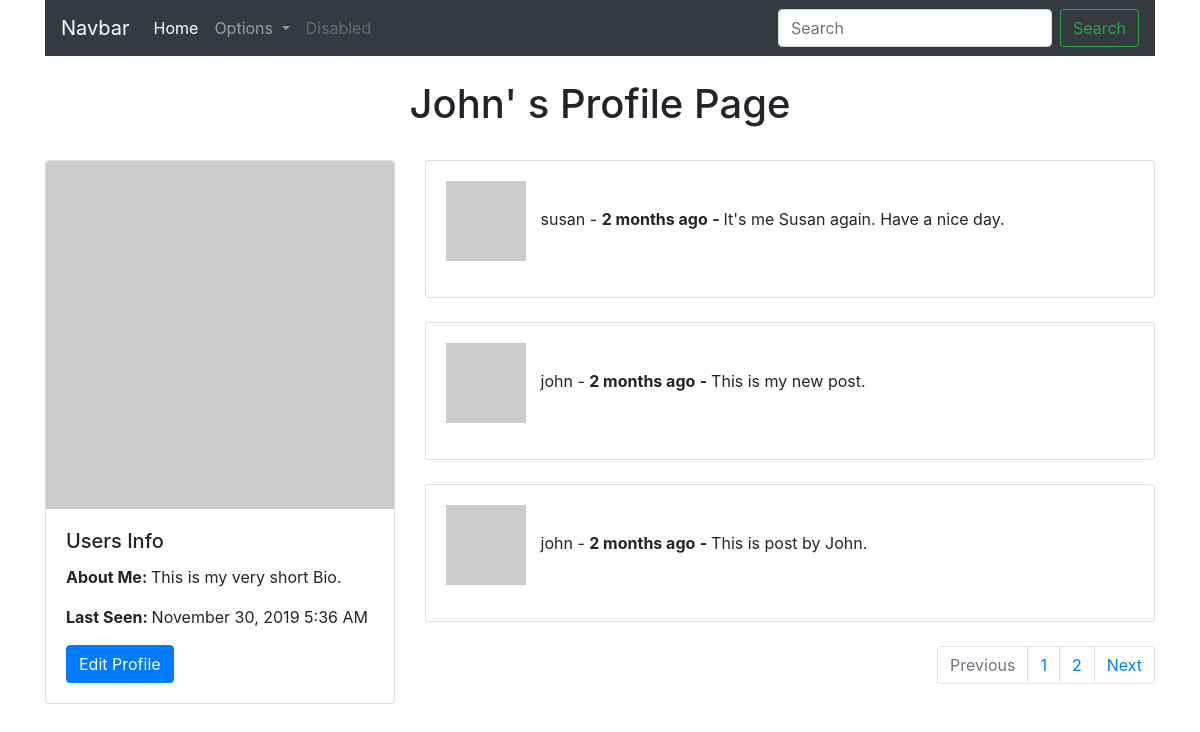
/user/john (signed in), run on the app's committed database.
### app/models/user_model.py (models this page shows, shortened)
class User(UserMixin, db.Model):
    id = db.Column(db.Integer, primary_key=True)
    username = db.Column(db.String(64), index=True, unique=True)
    email = db.Column(db.String(120), index=True, unique=True)
    password_hash = db.Column(db.String(128))
    about_me = db.Column(db.String(140))
    last_seen = db.Column(db.DateTime, default=datetime.utcnow)
    posts = db.relationship('Post', backref='author', lazy='dynamic')
    followed = db.relationship(
        'User', secondary=followers,
        primaryjoin=(followers.c.follower_id == id),
        secondaryjoin=(followers.c.followed_id == id),
        backref=db.backref('followers', lazy='dynamic'), lazy='dynamic')
    def avatar(self, size):
        digest = md5(self.email.lower().encode('utf-8')).hexdigest()
        return 'https://www.gravatar.com/avatar/{}?d=identicon&s={}'.format(digest, size)
    def followed_posts(self):
        followed = Post.query.join(
            followers, (followers.c.followed_id == Post.user_id)).filter(
            followers.c.follower_id == self.id)
        own = Post.query.filter_by(user_id=self.id)
        posts = followed.union(own).order_by(Post.timestamp.desc())
        return posts

### app/models/post_model.py (models this page shows, shortened)
class Post(db.Model):
    id = db.Column(db.Integer, primary_key=True)
    body = db.Column(db.String(140))
    timestamp = db.Column(db.DateTime, index=True, default=datetime.utcnow())
    user_id = db.Column(db.Integer, db.ForeignKey('user.id'))

### app/main/routes.py (the view)
@bp.route('/user/<username>')
@login_required
def user(username):
    title = 'User Profile'
    user = User.query.filter_by(username=username).first_or_404()
    page = request.args.get('page', 1, type=int)
    posts = user.followed_posts().paginate(page, current_app.config['POSTS_PER_PAGE'], False)
    next_url = url_for('main.user', username=user.username, page=posts.next_num) if posts.has_next else None
    prev_url = url_for('main.user', username=username, page=posts.prev_num) if posts.has_prev else None
    return render_template('main/user.html', title=title, user=user, posts=posts, next_url=next_url, prev_url=prev_url)

### app/main/routes.py (called while the page is built)
@bp.before_request
def before_request():
    if current_user.is_authenticated:
        current_user.last_seen = datetime.utcnow()
        db.session.commit()

### app/models/user_model.py (called while the page is built)
@login.user_loader
def load_user(id):
    return User.query.get(int(id))

### app/templates/main/user.html
{% extends 'base.html' %}
{% block content %}
    <div class="row justify-content-md-center">
        <div class="col-sm-12 text-center">
            <h1>{{ user.username | capitalize }}' s Profile Page</h1>
        </div>
    </div> <br>
    <div class="row">
        <div class="col-sm-4">
            <div class="card">
                <img src="{{ user.avatar(128) }}" class="card-img-top" alt="profile-avatar">
                <div class="card-body">
                    <h5 class="card-title">Users Info</h5>
                    <p class="card-text">
                        {% if user.about_me %} <span class="bold">About Me: </span>{{ user.about_me }}{% endif %}
                    </p>
                <p class="card-text">
                        {% if user.last_seen %}
                            <span class="bold">Last Seen: </span>{{ moment(user.last_seen).format('LLL') }}
                        {% endif %}
                    </p>
                    {% if user == current_user %}
                        <a href="{{ url_for('main.edit_profile') }}" class="btn btn-primary">Edit Profile</a>
                    {% elif not current_user.is_following(user) %}
                        <a href="{{ url_for('follow', username=user.username) }}" class="btn btn-primary">Follow</a>
                    {% else %}
                        <a href="{{ url_for('unfollow', username=user.username) }}" class="btn btn-primary">Unfollow</a>
                    {% endif %}
                </div>
            </div>
        </div>
        <div class="col-sm-8">
            {% include 'partials/posts.html' %}
        </div>
    </div>
{% endblock %}

### app/templates/base.html (shortened to what this page needs)
<!doctype html>
<html lang="en">
<head>
    <link rel="stylesheet" href="https://stackpath.bootstrapcdn.com/bootstrap/4.3.1/css/bootstrap.min.css">
    <link rel="stylesheet" href="https://stackpath.bootstrapcdn.com/font-awesome/4.7.0/css/font-awesome.min.css">
    <link rel="stylesheet" href="{{ url_for('static', filename='styles.css') }}">
</head>
<body>
    <div class="container">
        {% include 'partials/navbar.html' %}
    </div>
    <div class="container">
        {% block content %}{% endblock %}
    </div>
</body>
</html>

### app/templates/partials/navbar.html (shortened to what this page needs)
<nav class="navbar navbar-expand-lg navbar-dark bg-dark">
    <a class="navbar-brand" href="#">Navbar</a>
    <div class="collapse navbar-collapse" id="navbarSupportedContent">
        <ul class="navbar-nav mr-auto">
            <li class="nav-item active">
                <a class="nav-link" href="{{ url_for('main.index') }}">Home <span class="sr-only">(current)</span></a>
            </li>
            {% if current_user.is_anonymous %}
                <li class="nav-item">
                    <a class="nav-link" href="{{ url_for('auth.login') }}">Login</a>
                </li>
                <li class="nav-item">
                    <a class="nav-link" href="{{ url_for('auth.register') }}">Register</a>
                </li>
            {% else %}
                <li class="nav-item dropdown">
                    <a class="nav-link dropdown-toggle" href="#" id="navbarDropdown" role="button"
                       data-toggle="dropdown"
                       aria-haspopup="true" aria-expanded="false">
                        Options
                    </a>
                </li>
            {% endif %}
            <li class="nav-item">
                <a class="nav-link disabled" href="#" tabindex="-1" aria-disabled="true">Disabled</a>
            </li>
        </ul>
        <form class="form-inline my-2 my-lg-0">
            <input class="form-control mr-sm-2" type="search" placeholder="Search" aria-label="Search">
            <button class="btn btn-outline-success my-2 my-sm-0" type="submit">Search</button>
        </form>
    </div>
</nav> <br>

### app/templates/partials/posts.html
{% for post in posts.items %}
    <div class="card card-body">
        <p>
            <img src="{{ post.author.avatar(36) }}" alt="author-avatar" class="avatar">
            {{ post.author.username }} - <span class="bold">{{ moment(post.timestamp).fromNow() }}</span>
            <span class="bold"> - </span> {{ post.body }}</p>
    </div>
    <br>
{% endfor %}
<nav aria-label="Page navigation example">
    <ul class="pagination justify-content-end">
        {% if not prev_url %}
            <li class="page-item disabled">
                <a class="page-link" href="{{ prev_url }}" tabindex="-1" aria-disabled="true">Previous</a>
            </li>
        {% else %}
            <li class="page-item">
                <a class="page-link" href="{{ prev_url }}" tabindex="-1" aria-disabled="true">Previous</a>
            </li>
        {% endif %}
        {% if form %}
            {% for page in posts.iter_pages() %}
                <li class="page-item"><a class="page-link" href="{{ url_for('main.index', page=page) }}">{{ page }}</a></li>
            {% endfor %}
        {% elif user %}
            {% for page in posts.iter_pages() %}
                <li class="page-item"><a class="page-link"
                                         href="{{ url_for('main.user', username=user.username, page=page) }}">{{ page }}</a>
                </li>
            {% endfor %}
        {% else %}
            {% for page in posts.iter_pages() %}
                <li class="page-item"><a class="page-link" href="{{ url_for('main.explore', page=page) }}">{{ page }}</a>
                </li>
            {% endfor %}
        {% endif %}
        {% if next_url %}
            <li class="page-item">
                <a class="page-link" href="{{ next_url }}">Next</a>
            </li>
        {% else %}
            <li class="page-item disabled">
                <a class="page-link" href="{{ next_url }}">Next</a>
            </li>
        {% endif %}
    </ul>
</nav>

### app/static/styles.css (style rules this page uses)
body { padding-bottom: 80px; }
.bold { font-weight: bold; }
.avatar { padding-right: 10px; }

### data on the page
User: username "John", about_me "This is my very short Bio.", last_seen "November 30, 2019 5:36 AM"
Post: author.username "susan", timestamp "2 months ago", body "It's me Susan again. Have a nice day."
Post: author.username "john", timestamp "2 months ago", body "This is my new post."
Post: author.username "john", timestamp "2 months ago", body "This is post by John."

### other printed values
{{ page }} "1" "2"
